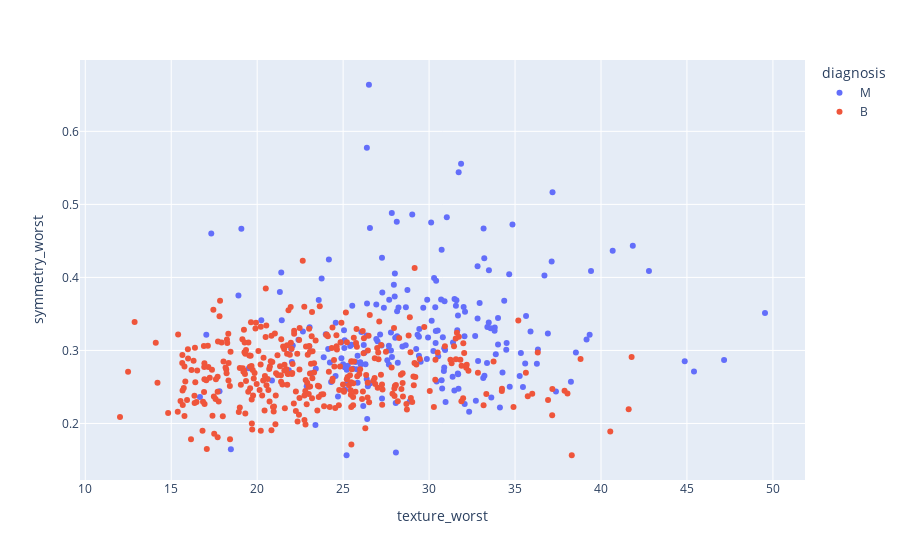

The notebook cell this image was saved under:
### Code cell
fig2=px.scatter(df,x='texture_worst',y= 'symmetry_worst',color='diagnosis',size_max=60)
fig2.show()

### Figure 1 — Plotly figure (JSON) as saved in the notebook; plotly's stock layout.template omitted (floating-point values rounded to 4 significant figures; data arrays with more than 128 entries replaced by an {"elided": "..."} marker saying what was removed)
{"data": [{"hovertemplate": "diagnosis=M<br>texture_worst=%{x}<br>symmetry_worst=%{y}<extra></extra>", "legendgroup": "M", "marker": {"color": "#636efa", "symbol": "circle"}, "mode": "markers", "name": "M", "orientation": "v", "showlegend": true, "type": "scatter", "x": {"elided": "212 float values"}, "xaxis": "x", "y": {"elided": "212 float values"}, "yaxis": "y"}, {"hovertemplate": "diagnosis=B<br>texture_worst=%{x}<br>symmetry_worst=%{y}<extra></extra>", "legendgroup": "B", "marker": {"color": "#EF553B", "symbol": "circle"}, "mode": "markers", "name": "B", "orientation": "v", "showlegend": true, "type": "scatter", "x": {"elided": "357 float values"}, "xaxis": "x", "y": {"elided": "357 float values"}, "yaxis": "y"}], "layout": {"legend": {"title": {"text": "diagnosis"}, "tracegroupgap": 0}, "margin": {"t": 60}, "xaxis": {"anchor": "y", "domain": [0, 1], "title": {"text": "texture_worst"}}, "yaxis": {"anchor": "x", "domain": [0, 1], "title": {"text": "symmetry_worst"}}}}
